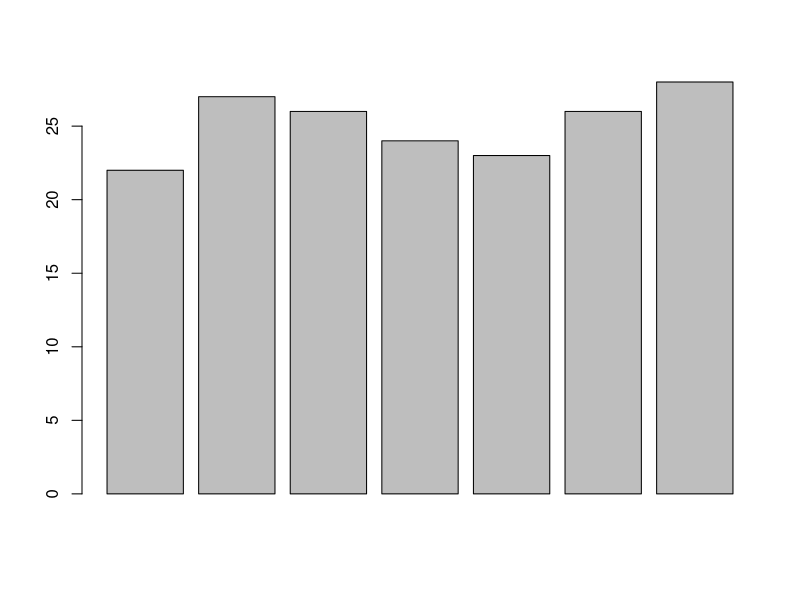
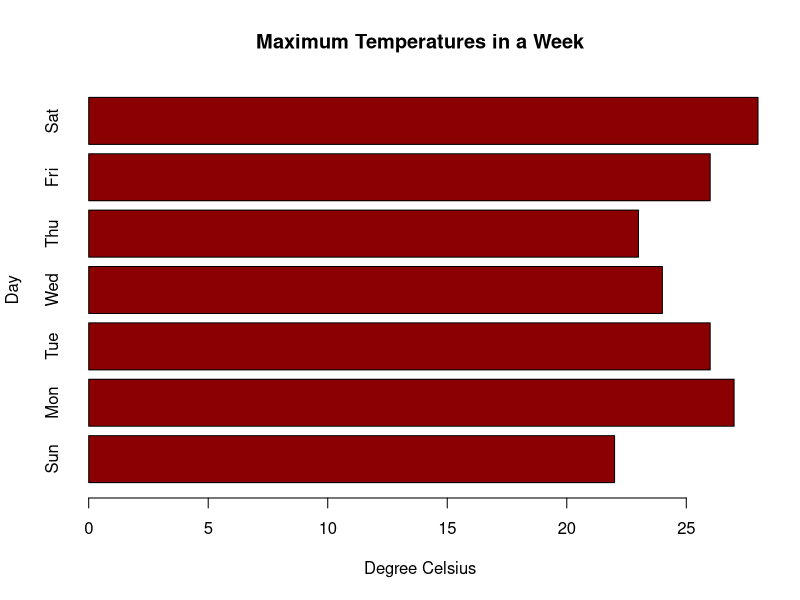
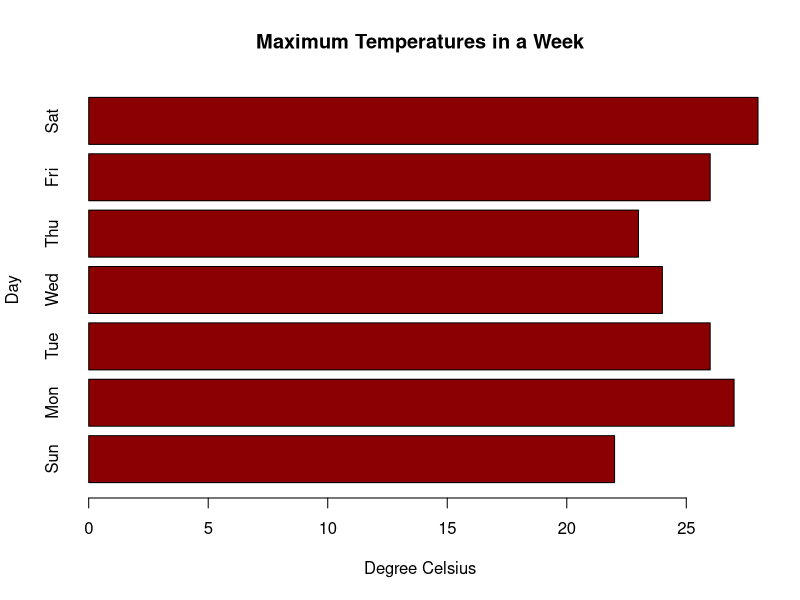
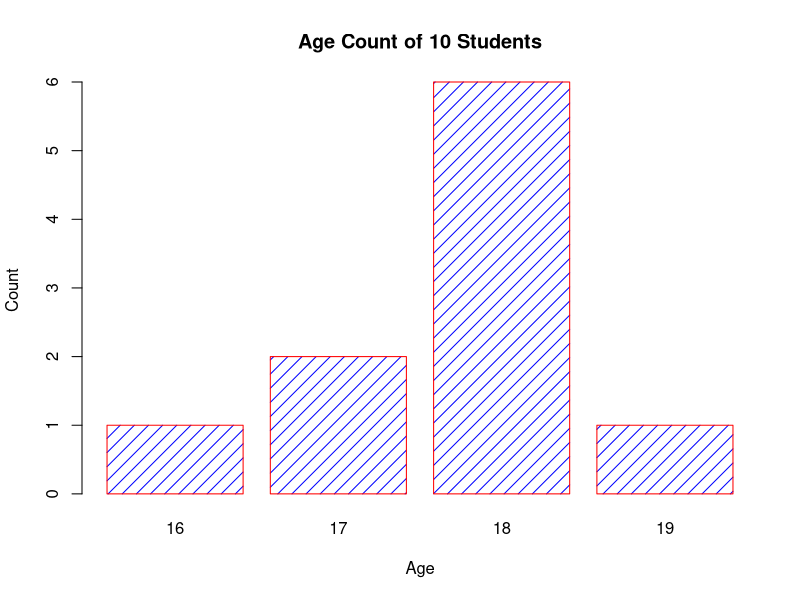
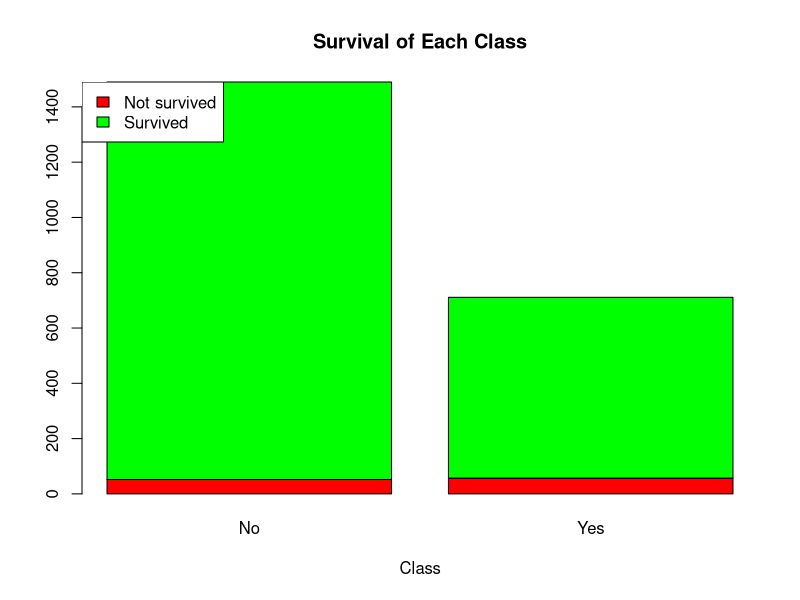
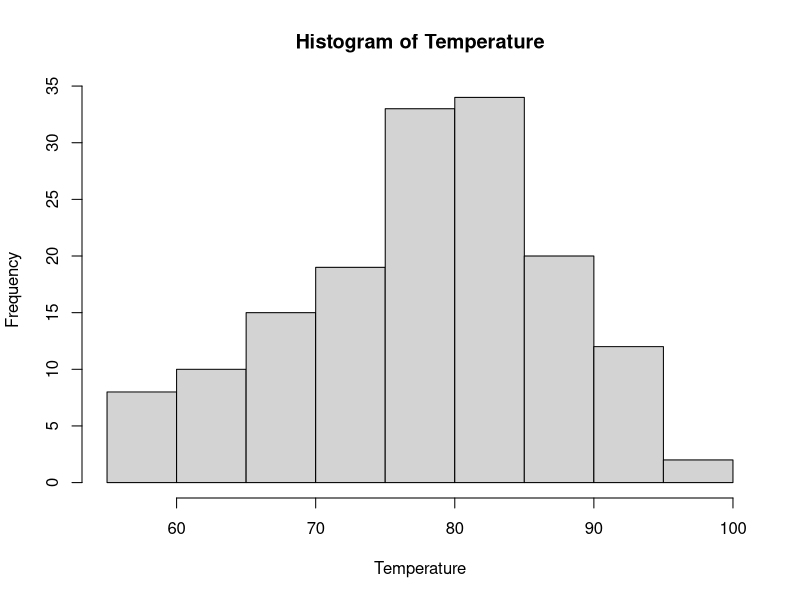
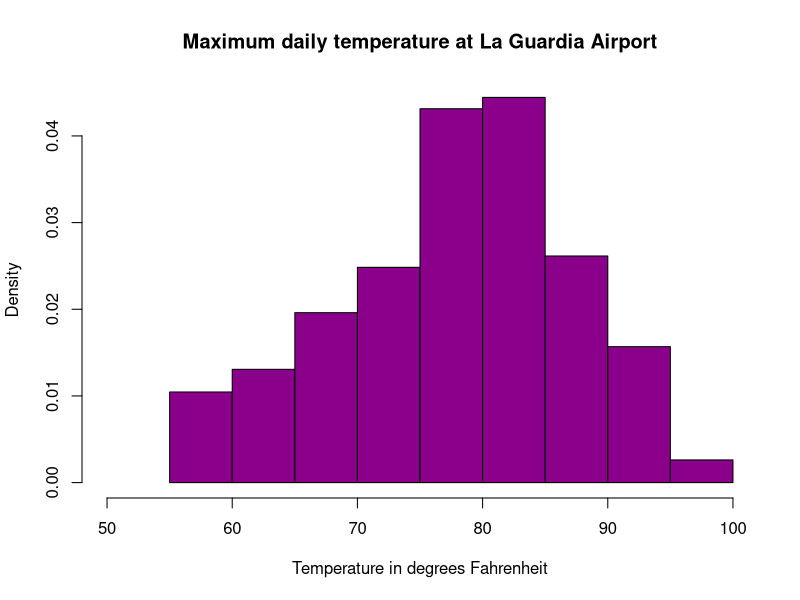
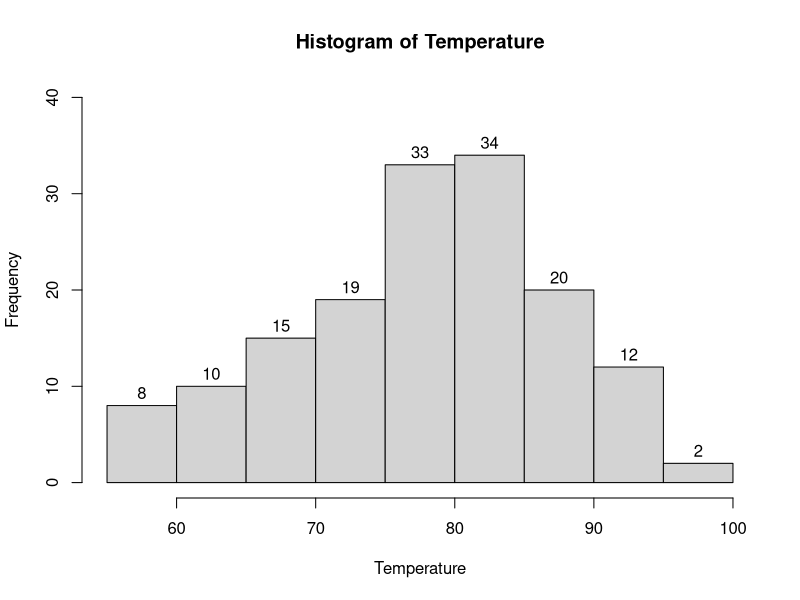

Write R code to recreate these figures, in order.
# WEEK 5

######## BAR PLOTS

# Bar plots can be created in R using the barplot() funcion, supply a vector or matrix to this function.
max.temp <- c(22, 27, 26, 24, 23, 26, 28)
max.temp
barplot(max.temp)

barplot(max.temp,
        main = "Maximum Temperatures in a Week",
        xlab = "Degree Celsius",
        ylab = "Day",
        names.arg = c("Sun", "Mon", "Tue", "Wed", "Thu", "Fri", "Sat"),
        col = "darkred",
        horiz = TRUE)
# Bar Plot with Additional Arguments
barplot(max.temp,
        main = "Maximum Temperatures in a Week",
        xlab = "Degree Celsius",
        ylab = "Day",
        names.arg = c("Sun", "Mon", "Tue", "Wed", "Thu", "Fri", "Sat"),
        col = "darkred",
        horiz = TRUE)

# Plotting Categorical Data
 
age <- c(17,18,18,17,18,19,18,16,18,18)
 
table(age)

barplot(table(age),
        main="Age Count of 10 Students",
        xlab="Age",
        ylab="Count",
        border="red",
        col="blue",
        density=10
)

# Multi Dimensional Tables
# Titanic is built in 4 dimentional table
# Dimentions: 4 dimensions, class, sex, age and survival

Titanic

# margin_table() will bring down number of dimentions by summing up data

margin.table(Titanic,1)  # count according to class
 
margin.table(Titanic,4)  # count according to survival
 
margin.table(Titanic)  # gives total count if index is not provided

# Plot with a matrix

#margin.table(Titanic,2)

titanic.data <- margin.table(Titanic,3:4)
titanic.data

barplot(titanic.data,
        main = "Survival of Each Class",
        xlab = "Class",
        col = c("red","green")
)
legend("topleft",
       c("Not survived","Survived"),
       fill = c("red","green")
)



############# HISTOGRAM

# hist() function takes in a vector of values for which the histogram is plotted.

# simple histogram
str(airquality)

Temperature <- airquality$Temp
hist(Temperature)

# histogram with added parameters
hist(Temperature,
     main="Maximum daily temperature at La Guardia Airport",
     xlab="Temperature in degrees Fahrenheit",
     xlim=c(50,100),
     col="darkmagenta",
     freq=FALSE
)

# Use Histogram return values for labels using text()
 
h <- hist(Temperature,ylim=c(0,40))
text(h$mids,h$counts,labels=h$counts, adj=c(0.5, -0.5))

# Changing Number of Brakes

hist(Temperature, breaks=4, main="With breaks=4")
hist(Temperature, breaks=20, main="With breaks=20")

# Histogram with non uniformed width

hist(Temperature,
     main="Maximum daily temperature at La Guardia Airport",
     xlab="Temperature in degrees Fahrenheit",
     xlim=c(50,100),
     col="chocolate",
     border="brown",
     breaks=c(55,60,70,75,80,100)
)

###### PIE CHARTS
#prepare the vector
expenditure <- c(600,       300,       150,          100,      200)

names (expenditure) <- c("Housing",      "Food",     "Cloths",   "Entertainment",    "Other") 

expenditure

#simple pie
pie(expenditure)

#additional parameters

pie(expenditure,
    labels=as.character(expenditure),
    main="Monthly Expenditure Breakdown",
    col=c("red","orange","yellow","blue","green"),
    border="brown",
    clockwise=TRUE
)


###### BLOCKS BOX

str(airquality)

#plain
boxplot(airquality$Ozone)

#with attitional parameters)
boxplot(airquality$Ozone,
        main = "Mean ozone in parts per billion at Roosevelt Island",
        xlab = "Parts Per Billion",
        ylab = "Ozone",
        col = "orange",
        border = "brown",
        horizontal = TRUE,
        notch = TRUE
)

#Multiple block boxes

# prepare the data
ozone <- airquality$Ozone
temp <- airquality$Temp
# gererate normal distribution with same mean and sd
ozone_norm <- rnorm(200,mean=mean(ozone, na.rm=TRUE), sd=sd(ozone, na.rm=TRUE))
temp_norm <- rnorm(200,mean=mean(temp, na.rm=TRUE), sd=sd(temp, na.rm=TRUE))
 
boxplot(ozone, ozone_norm, temp, temp_norm,
        main = "Multiple boxplots for comparision",
        at = c(1,2,4,5),
        names = c("ozone", "normal", "temp", "normal"),
        las = 2,
        col = c("orange","red"),
        border = "brown",
        horizontal = TRUE,
        notch = TRUE
)

# Boxplot form Formula

boxplot(Temp~Month,
        data=airquality,
        main="Different boxplots for each month",
        xlab="Month Number",
        ylab="Degree Fahrenheit",
        col="orange",
        border="brown"
)



############ STRIP CHARTS


str(airquality)
stripchart(airquality$Ozone)


stripchart(airquality$Ozone,
           main="Mean ozone in parts per billion at Roosevelt Island",
           xlab="Parts Per Billion",
           ylab="Ozone",
           method="jitter",
           col="orange",
           pch=1
)


#Multiple strip charts

# prepare the data
temp <- airquality$Temp
# gererate normal distribution with same mean and sd
tempNorm <- rnorm(200,mean=mean(temp, na.rm=TRUE), sd = sd(temp, na.rm=TRUE))
# make a list
x <- list("temp"=temp, "norm"=tempNorm)
x

# main - the title, xlab and ylab- labels for the axes, col-to define colo , method

stripchart(x,
           main="Multiple stripchart for comparision",
           xlab="Degree Fahrenheit",
           ylab="Temperature",
           method="jitter",
           col=c("orange","red"),
           pch=16
)


# Strip Chart from Formula

stripchart(Temp~Month,
           data=airquality,
           main="Different strip chart for each month",
           xlab="Months",
           ylab="Temperature",
           col="brown3",
           group.names=c("May","June","July","August","September"),
           vertical=TRUE,
           pch=16
)




####### PLOT() 

# plot()

# simple plot

x <- seq(-pi,pi,0.1)
plot(x, sin(x))

# adding labels with parameter main

plot(x, sin(x),
     main="The Sine Function",
     ylab="sin(x)")

#Changing color and plot type

plot(x, sin(x),
     main="The Sine Function",
     ylab="sin(x)",
     type="l",
     col="blue")

#Overlying plots

plot(x, sin(x),
     main="Overlaying Graphs",
     ylab="",
     type="l",
     col="blue")
lines(x,cos(x), col="red")
legend("topleft",
       c("sin(x)","cos(x)"),
       fill=c("blue","red")
)

# par() inquire and set parameters

par()

#multiple graphs
#vector of form c(m, n)  divides the given plot into m*n array of subplots. 
# For example, if we need to plot two graphs side by side, we would have m=1 and n=2. 

max.temp

par(mfrow=c(1,2))    # set the plotting area into a 1*2 array
barplot(max.temp, main="Barplot")
pie(max.temp, main="Piechart", radius=1)

## To plot two graphs side by side, we would have m=1 and n=2. 

Temperature <- airquality$Temp
Ozone <- airquality$Ozone
par(mfrow=c(2,2))
hist(Temperature)
boxplot(Temperature, horizontal=TRUE)
hist(Ozone)
boxplot(Ozone, horizontal=TRUE)

#More precise graphs

# make labels and margins smaller
par(cex=0.7, mai=c(0.1,0.1,0.2,0.1))
Temperature <- airquality$Temp
# define area for the histogram
par(fig=c(0.1,0.7,0.3,0.9))
hist(Temperature)
# define area for the boxplot
par(fig=c(0.8,1,0,1), new=TRUE)
boxplot(Temperature)
# define area for the stripchart
par(fig=c(0.1,0.67,0.1,0.25), new=TRUE)
stripchart(Temperature, method="jitter")

# Saving plots  

Temperature <- airquality$Temp
Temperature

# to show on a screen
hist(Temperature, col="darkgreen")

#to save as a jpeg 
jpeg(file="saving_plot1.jpeg")
hist(Temperature, col="darkgreen")
dev.off()

# saving as a png
png(file="saving_plot2.png",
    width=600, height=350)
hist(Temperature, col="gold")
dev.off()


# saving as a bmp

bmp(file="saving_plot3.bmp",
    width=6, height=4, units="in", res=100)
hist(Temperature, col="steelblue")
dev.off()

# saving as a pdf
pdf(file="saving_plot4.pdf")
hist(Temperature, col="violet")
dev.off()

## CHANGE COLOR

# R Plot Color

temp <- c(5,7,6,4,8)
barplot(temp, main="By default")
barplot(temp, col="coral", main="With coloring")

# color names
colours()

# hex values for colors

barplot(temp, col="#c00000", main="#c00000")
barplot(temp, col="#AA4371", main="#AA4371")

# 3D Plot

cone <- function(x, y){
    sqrt(x^2+y^2)
}
x <- y <- seq(-1, 1, length= 20)
z <- outer(x, y, cone)
persp(x, y, z)


########################end##############


